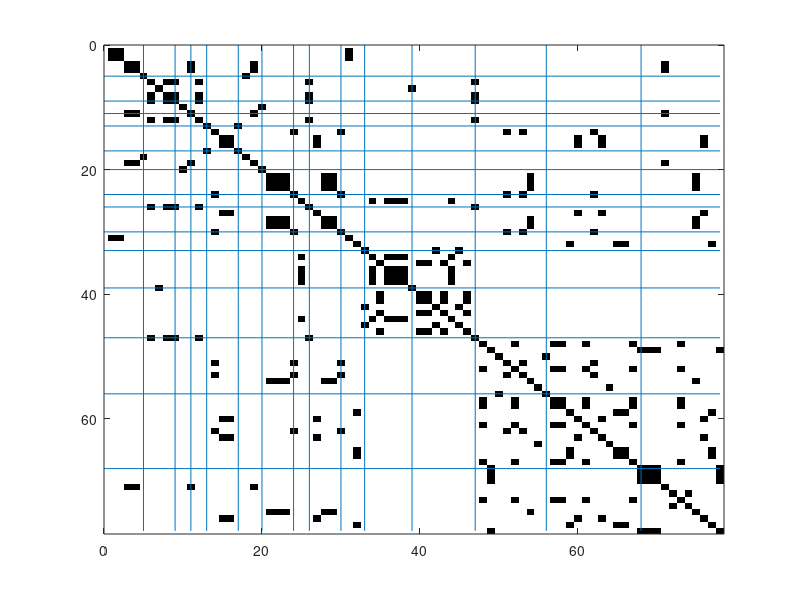
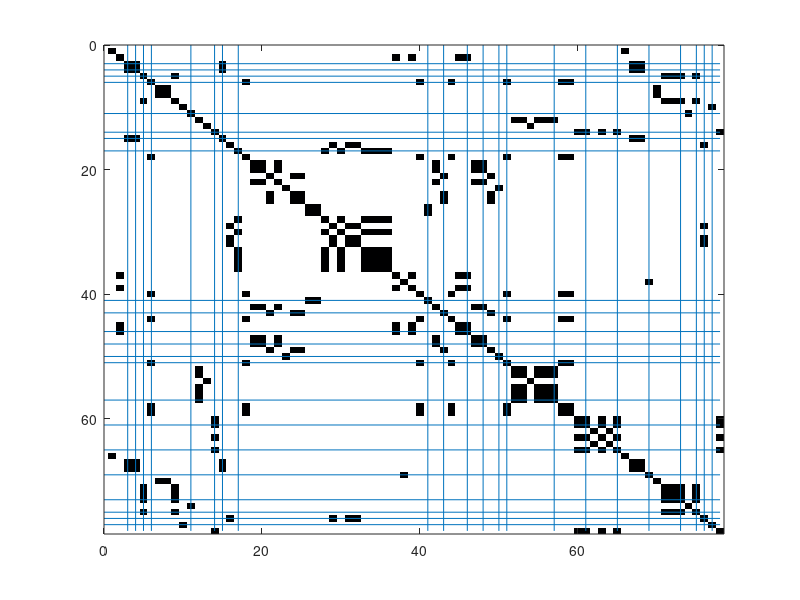

Reproduce these figures in MATLAB, in order.
load ticelJudgments
load clusters

ins = unique(instruments);
mod = unique(modes);

for k=1:length(instruments)
   in(k) =  find(ismember(ins, instruments{k}));
   mo(k) =  find(ismember(mod, modes{k}));
end

[sin, iin] = sort(in);
[smo, imo] = sort(mo);



figure(1)
colormap bone
imagesc(squareform(pdist(ensemble(iin).', 'jaccard')))
hold on
sep = find(diff(sin));
for k=1:length(sep)
   line([0, 78], [sep(k), sep(k)]) 
    line([sep(k), sep(k)], [0, 78]) 
end
hold off
instruments(iin(sep))
saveas(gcf, 'consensusVsI.png')

figure(2)
colormap bone
imagesc(squareform(pdist(ensemble(imo).', 'jaccard')))
sep = find(diff(smo));
for k=1:length(sep)
   line([0, 78], [sep(k), sep(k)]) 
    line([sep(k), sep(k)], [0, 78]) 
end
hold off
modes(imo(sep))
saveas(gcf, 'consensusVsPt.png')

